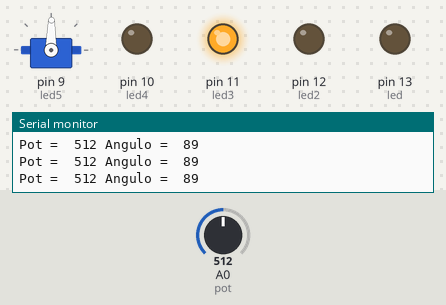
This sketch was run on a simulated Arduino Uno, built with avr-gcc and run on an emulated ATmega328P. Shown: servo, output pins drawn as LEDs (lit = HIGH), the last lines printed to the serial monitor. The test bench sets the inputs (shaded band); at power-on: A0 (pot) = 512.

Above: at 1.2 s.
1.3 s: A0 (pot) set to 400
At 2.6 s:
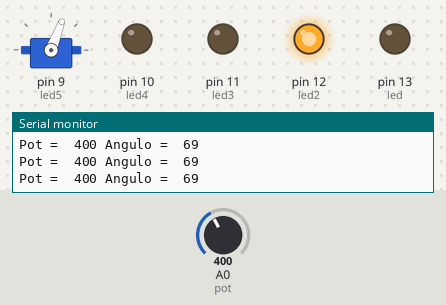
3.3 s: A0 (pot) set to 306
At 3.9 s:
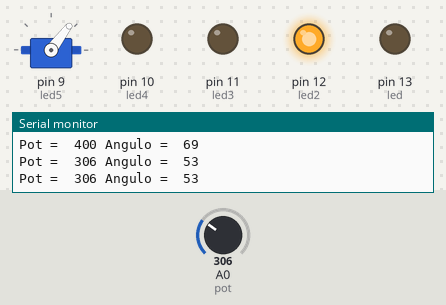
4.8 s: A0 (pot) set to 195
At 5.4 s:
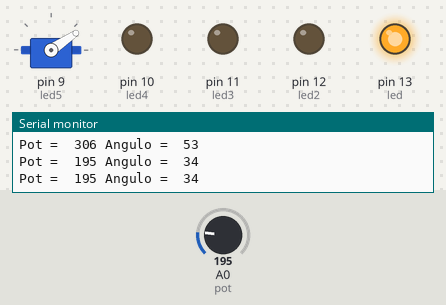
6.6 s: A0 (pot) set to 0
At 7.8 s:
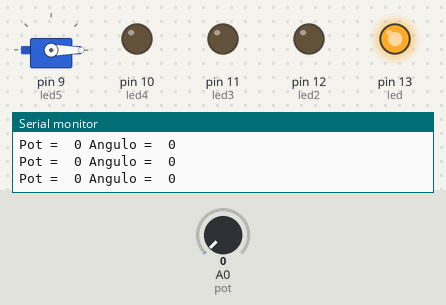
8.1 s: A0 (pot) set to 420
At 9.3 s:
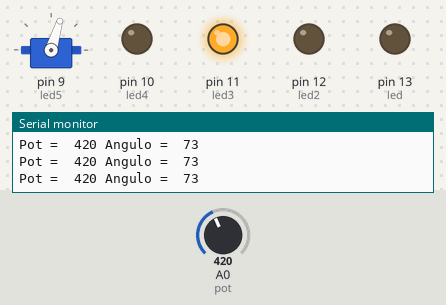
9.9 s: A0 (pot) set to 511
At 10.6 s:
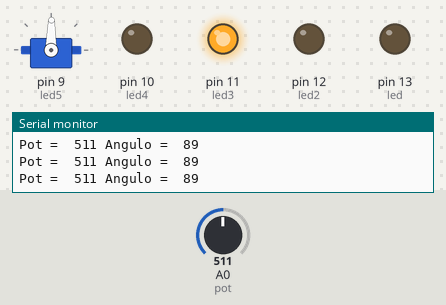
Timing chart, 0 to 12.4 s (numbered marks = the images above; inputs shaded):
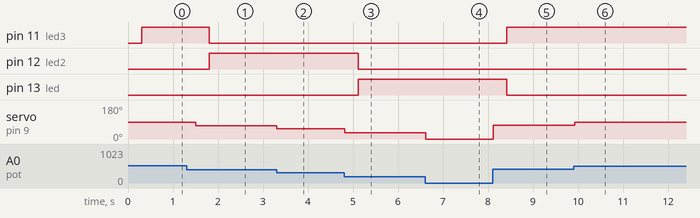

The sketch:

taskkkk_2.ino
```cpp
#include <Servo.h>
long lol = 0;
Servo myServo;
int angulo;
int serial;
int led =13;
int led2 =12;
int led3 =11;
int led4 =10;
int led5 =9;
int pot =A0;

void setup() {
	myServo.attach(9);
	Serial.begin(9600);
	pinMode (led, OUTPUT);
	pinMode (led2, OUTPUT);
	pinMode (led3, OUTPUT);
	pinMode (led4, OUTPUT);
	pinMode (led5, OUTPUT);
}

void loop() {
	lol = analogRead(pot);
	angulo=map(lol,0,1023,0,179);
	Serial.print("Pot =  ");
	Serial.print(lol);
	Serial.print(" Angulo =  ");
	Serial.println(angulo);
	myServo.write(angulo);
	delay(300);
	if(lol >=0 && lol <=204){

		digitalWrite(led, HIGH);
		digitalWrite(led2, LOW);
		digitalWrite(led3, LOW);
		digitalWrite(led4, LOW);
		digitalWrite(led5, LOW);
	}
	if(lol >=205 && lol <=409){

		digitalWrite(led, LOW);
		digitalWrite(led2, HIGH);
		digitalWrite(led3, LOW);
		digitalWrite(led4, LOW);
		digitalWrite(led5, LOW);
	}
	if(lol >=410 && lol <=613){

		digitalWrite(led, LOW);
		digitalWrite(led2, LOW);
		digitalWrite(led3, HIGH);
		digitalWrite(led4, LOW);
		digitalWrite(led5, LOW);
	}
	if(lol >=614 && lol <=818){

		digitalWrite(led, LOW);
		digitalWrite(led2, LOW);
		digitalWrite(led3, LOW);
		digitalWrite(led4, HIGH);
		digitalWrite(led5, LOW);
	}
	if(lol >=819 && lol <=1023){
		digitalWrite(led, LOW);
		digitalWrite(led2, LOW);
		digitalWrite(led3, LOW);
		digitalWrite(led4, LOW);
		digitalWrite(led5,HIGH);
	}
}
```

Measured:
- after the input at 1.3 s, pin 11 (led3): HIGH → LOW after 0.50 s; pin 12 (led2): LOW → HIGH after 0.50 s; servo on pin 9 (led5): 89° → 69° after 0.20 s
- after the input at 3.3 s, servo on pin 9 (led5): 69° → 53° at once
- after the input at 4.8 s, pin 12 (led2): HIGH → LOW after 0.31 s; pin 13 (led): LOW → HIGH after 0.31 s; servo on pin 9 (led5): 53° → 34° at once
- after the input at 6.6 s, servo on pin 9 (led5): 34° → 0° at once
- after the input at 8.1 s, pin 11 (led3): LOW → HIGH after 0.32 s; pin 13 (led): HIGH → LOW after 0.32 s; servo on pin 9 (led5): 0° → 73° at once
- after the input at 9.9 s, servo on pin 9 (led5): 73° → 89° at once
